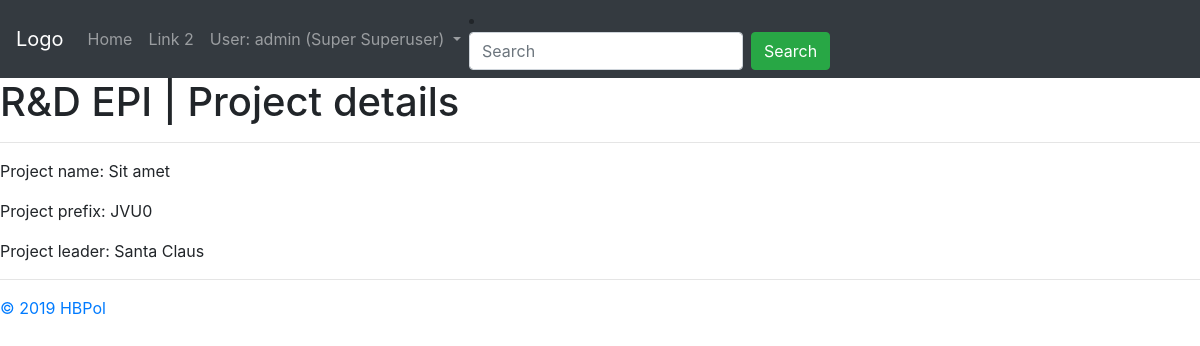
Page /coreapp/project/4 (signed in) on the earlier database version.
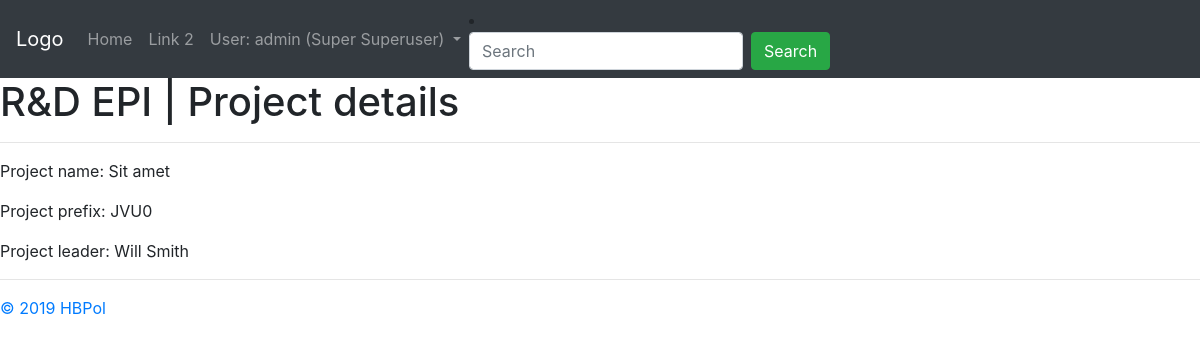
Same page on the later database version.
### coreapp/models.py (models this page shows, shortened)
class Project(models.Model):
    name = models.CharField("Project name", max_length=128)
    leader = models.ForeignKey(settings.AUTH_USER_MODEL, on_delete=models.SET_NULL, blank=True, null=True, verbose_name="Project leader")
    prefix = models.CharField("Project code", max_length=8)

class User (AbstractUser):
    date_left = models.DateField(null=True, blank=True)
    def __str__(self):
        return self.get_full_name()

### coreapp/views.py (the view)
# urls.py: path('project/<int:id>', views.project_detail, name='project-detail'),
@login_required
def project_detail(request, id):
    project = Project.objects.get(id=id)
    context = {'project': project, 'page_title': 'R&D EPI | Project details'}
    return render(request, 'coreapp/project_detail.html', context)

### coreapp/templates/coreapp/project_detail.html
{% extends 'coreapp/base_generic.html' %}
{% block content %}
	<h1>{{ page_title }}</h1>
	<hr>
	<p>Project name: {{ project.name }}</p>
	<p>Project prefix: {{ project.prefix }}</p>
	<p>Project leader: {{ project.leader }}</p>
{% endblock %}

Differences in the rows shown:
changed Project "Sit amet": leader "Santa Claus" → "Will Smith"
